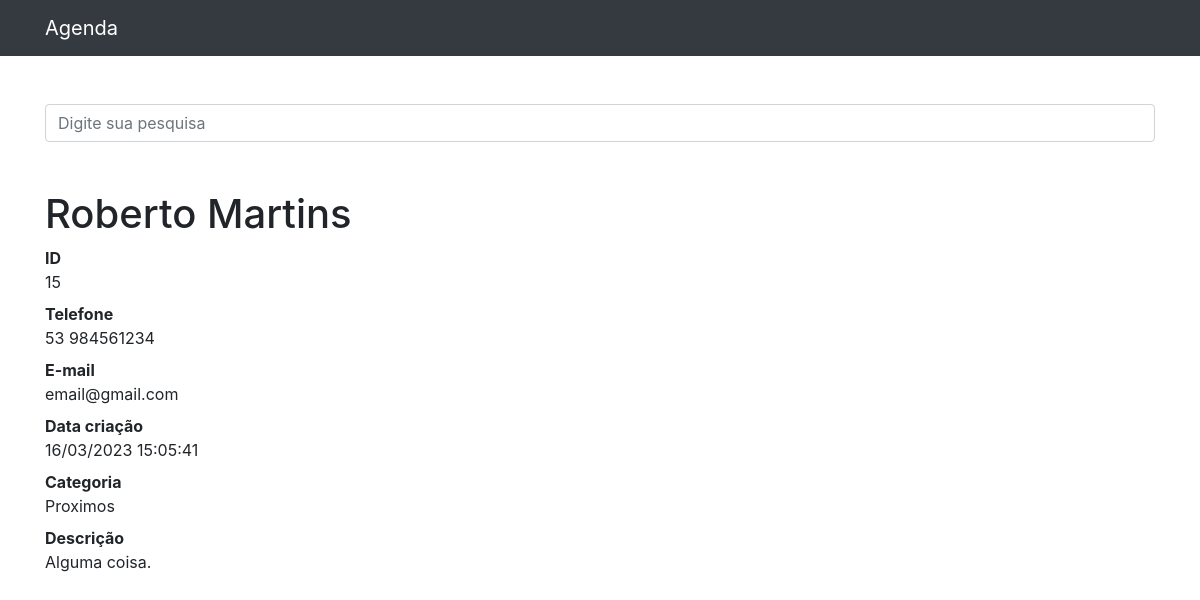
/15, run on the app's committed database.
### contatos/models.py (models this page shows, shortened)
class Contato(models.Model):
    nome = models.CharField(max_length=255)
    sobrenome = models.CharField(max_length=255, blank=True)
    telefone = models.CharField(max_length=50)
    email = models.CharField(max_length=255, blank=True)
    data_criação = models.DateTimeField(default=timezone.now)
    descricao = models.TextField(blank=True)
    categoria = models.ForeignKey(Categoria, on_delete=models.DO_NOTHING)
    mostrar = models.BooleanField(default=True)

class Categoria(models.Model):
    nome = models.CharField(max_length=255)
    def __str__(self):
        return self.nome

### contatos/views.py (the view)
# urls.py: path('<int:contato_id>', views.ver_contato, name='ver_contato'),
def ver_contato(request, contato_id):
    contato = get_object_or_404(Contato, id=contato_id)
    if not contato.mostrar:
        raise Http404()
    return render(request, 'contatos/ver_contato.html', {
        'contato': contato
    })

### contatos/templates/contatos/ver_contato.html (shortened to what this page needs)
{% extends 'base.html'%}
{% block conteudo %}
    <h1 class="mt-5">{{ contato.nome }} {{ contato.sobrenome }}</h1>
    <dl>
        <dt>ID</dt>
        <dd>{{ contato.id }}</dd>
        <dt>Telefone</dt>
        <dd>{{ contato.telefone }}</dd>
        <dt>E-mail</dt>
        <dd>{{ contato.email }}</dd>
        <dt>Data criação</dt>
        <dd>{{ contato.data_criação | date:'d/m/Y H:i:s' }}</dd>
        <dt>Categoria</dt>
        <dd>{{ contato.categoria }}</dd>
        <dt>Descrição</dt>
        <dd>
            {{ contato.descricao }}
        </dd>
    </dl>
{% endblock %}

### data on the page
Contato: nome "Roberto", sobrenome "Martins", id "15", telefone "53 984561234", email "email@gmail.com", data_criação "16/03/2023 15:05:41", categoria "Proximos", descricao "Alguma coisa."
